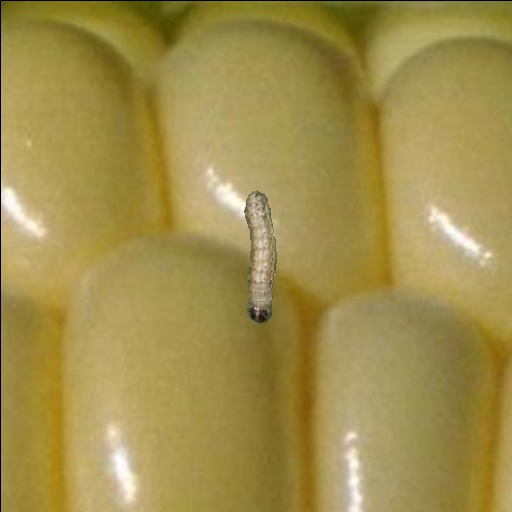
#> input picture imagens/espiga/5360644-LGPT_instar1_2560_512.jpg, 512 x 512 px
$ python -i PreProcessamento.py   (imports and definitions only)
#> lines starting #> are read from the running program, lines starting #| are printed output that depends on the picture
import cv2 as cv

class PreProcessamento:
    def __init__(self):
        print('INICIANDO PROCESSO DE PRÉ-PROCESSAMENTO...')

    def preProcessarImagem(self, imagem):
        imagem_rgb = self.converterBGR2RGB(imagem)
        imagem_redimensionada = self.redimensionarImagem(imagem_rgb)
        imagem_filtrada = self.filtoNLM(imagem_redimensionada, patch_size=7, patch_distance=1)
        imagem_lab = self.converterRGB2LAB(imagem_filtrada)
        return imagem_lab

    def redimensionarImagem(self, imagem, largura=3072, altura=3072):
        print(f'Rediomensionando a imagem. Largura = {largura} e altura = {altura}...')
        return cv.resize(imagem, (largura, altura))

    def filtoNLM(self, imagem_ruidosa, patch_size=7, patch_distance=11):
        print(f'Aplicando filtro Non-local Means. Patch size = {patch_size} e'
              f' patch distance = {patch_distance}...')
        return cv.fastNlMeansDenoisingColored(imagem_ruidosa, templateWindowSize=patch_size,
                                       searchWindowSize=patch_distance)

    def converterBGR2RGB(self, imagem_bgr):
        print('Convertendo imagem BGR para RGB...')
        return cv.cvtColor(imagem_bgr, cv.COLOR_BGR2RGB)

    def converterRGB2LAB(self, imagem_rgb):
        print('Convertendo imagem RGB para LAB...')
        return cv.cvtColor(imagem_rgb, cv.COLOR_RGB2LAB)

    def converterBGR2GRAY(self, imagem_bgr):
        print('Convertendo imagem BGR para escala de cinzas...')
        return cv.cvtColor(imagem_bgr, cv.COLOR_BGR2GRAY)

>>> import cv2
>>> picture = cv2.imread('../imagens/espiga/5360644-LGPT_instar1_2560_512.jpg')
#> picture is the input picture: shape (512, 512, 3); mean B, G, R 75.7, 142.8, 160.3
>>> result = PreProcessamento().preProcessarImagem(picture)
#> in redimensionarImagem, `return cv.resize(imagem, (largura, altura))`:
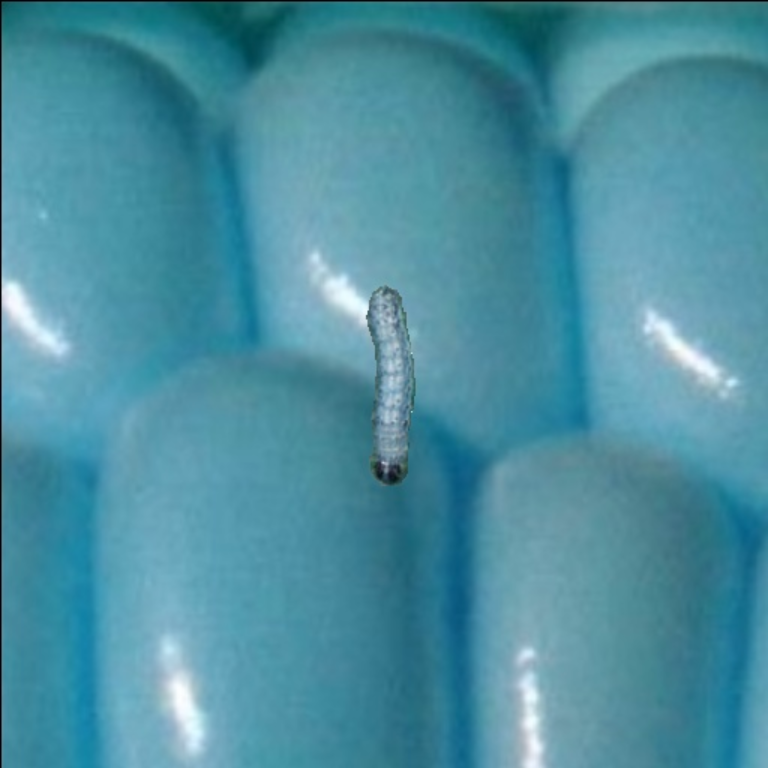
#> returned value: shape (3072, 3072, 3) (shown at 1/4 size); mean of channels 0, 1, 2 160.2, 142.7, 75.6; drawn as B, G, R
#> in converterRGB2LAB, `return cv.cvtColor(imagem_rgb, cv.COLOR_RGB2LAB)`: returned value: shape (3072, 3072, 3); mean of channels 0, 1, 2 151.4, 125.9, 165.5

$ run again, on imagens/espiga/5360644-LGPT_instar2_1024_2048.jpg
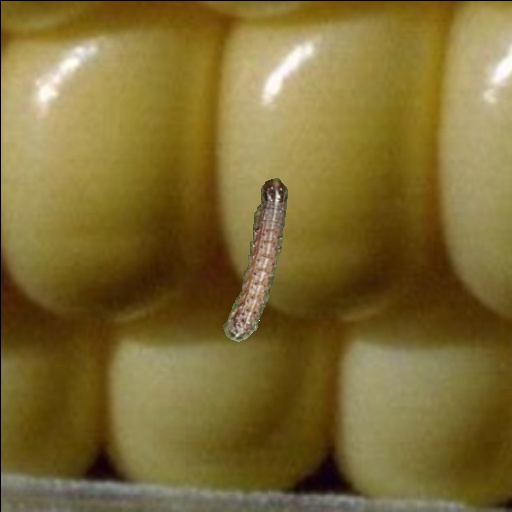
#> input picture imagens/espiga/5360644-LGPT_instar2_1024_2048.jpg, 512 x 512 px
#> picture is the input picture: shape (512, 512, 3); mean B, G, R 51.9, 107.7, 126.1
#> in redimensionarImagem, `return cv.resize(imagem, (largura, altura))`:
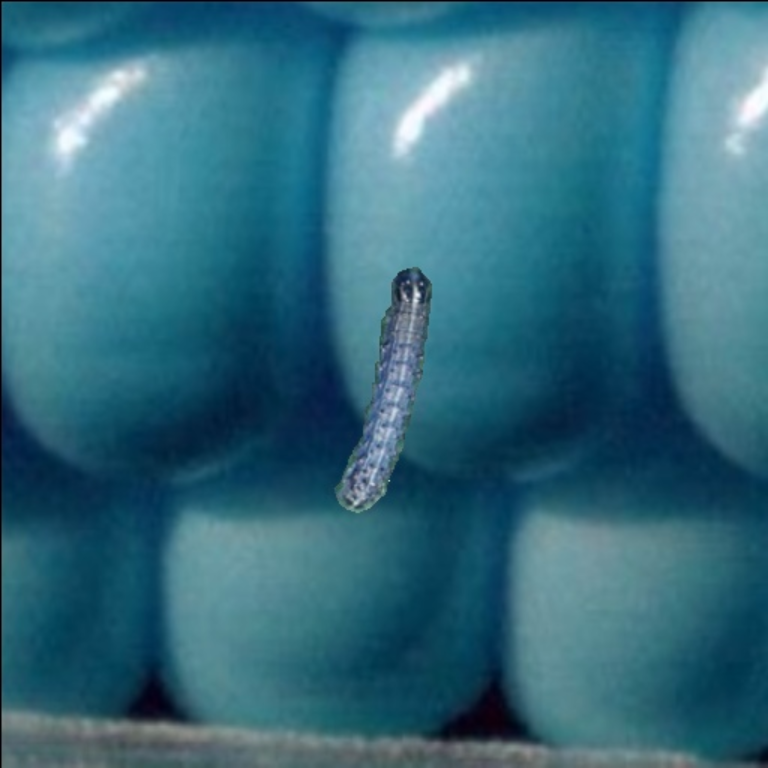
#> returned value: shape (3072, 3072, 3) (shown at 1/4 size); mean of channels 0, 1, 2 126, 107.6, 51.8; drawn as B, G, R

$ run again, on imagens/espiga/5360644-LGPT_instar2_1536_1536.jpg
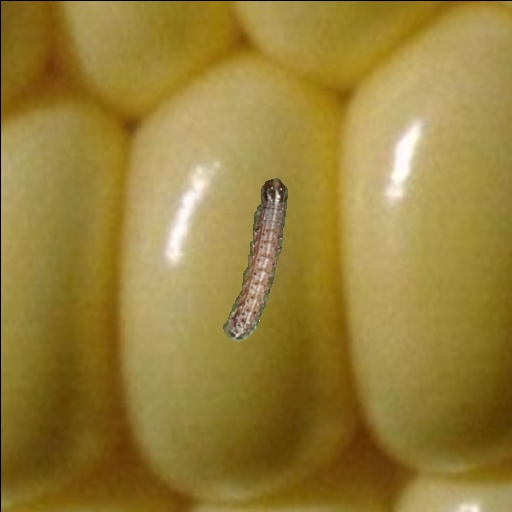
#> input picture imagens/espiga/5360644-LGPT_instar2_1536_1536.jpg, 512 x 512 px
#> picture is the input picture: shape (512, 512, 3); mean B, G, R 57.3, 128, 151.6
#> in redimensionarImagem, `return cv.resize(imagem, (largura, altura))`:
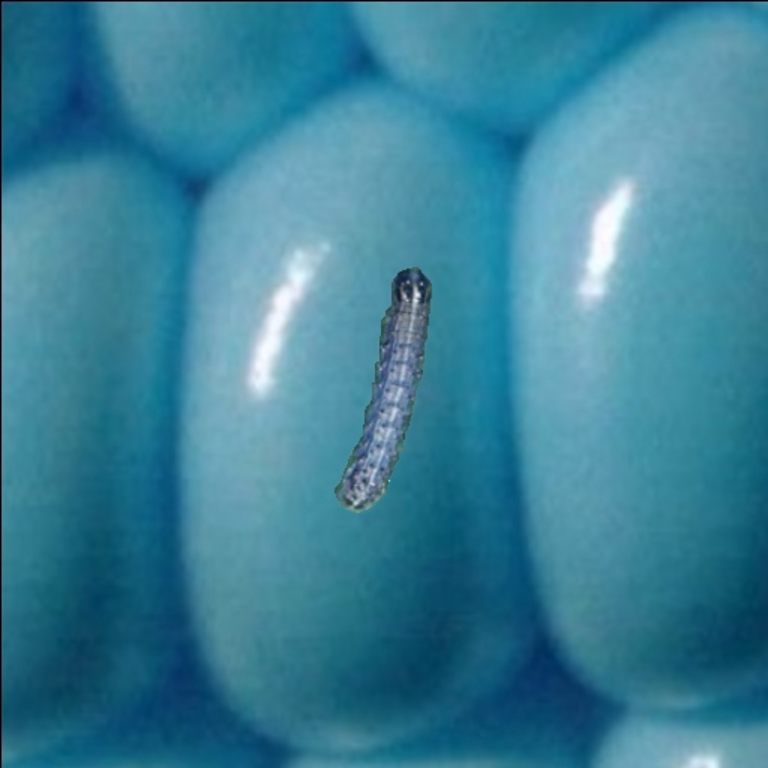
#> returned value: shape (3072, 3072, 3) (shown at 1/4 size); mean of channels 0, 1, 2 151.5, 127.9, 57.2; drawn as B, G, R

$ run again, on imagens/espiga/5360644-LGPT_instar2_2048_512.jpg
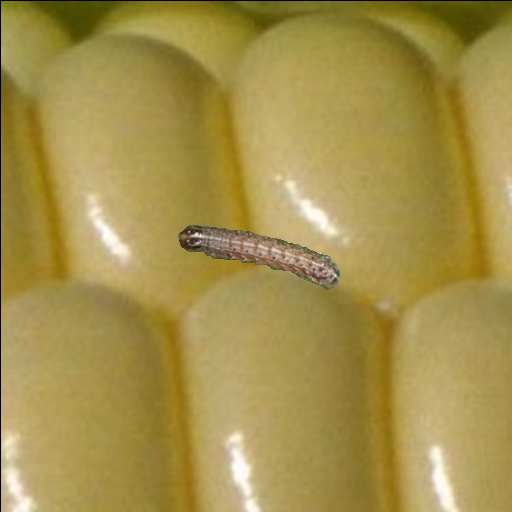
#> input picture imagens/espiga/5360644-LGPT_instar2_2048_512.jpg, 512 x 512 px
#> picture is the input picture: shape (512, 512, 3); mean B, G, R 75.1, 144.6, 164.2
#> in redimensionarImagem, `return cv.resize(imagem, (largura, altura))`:
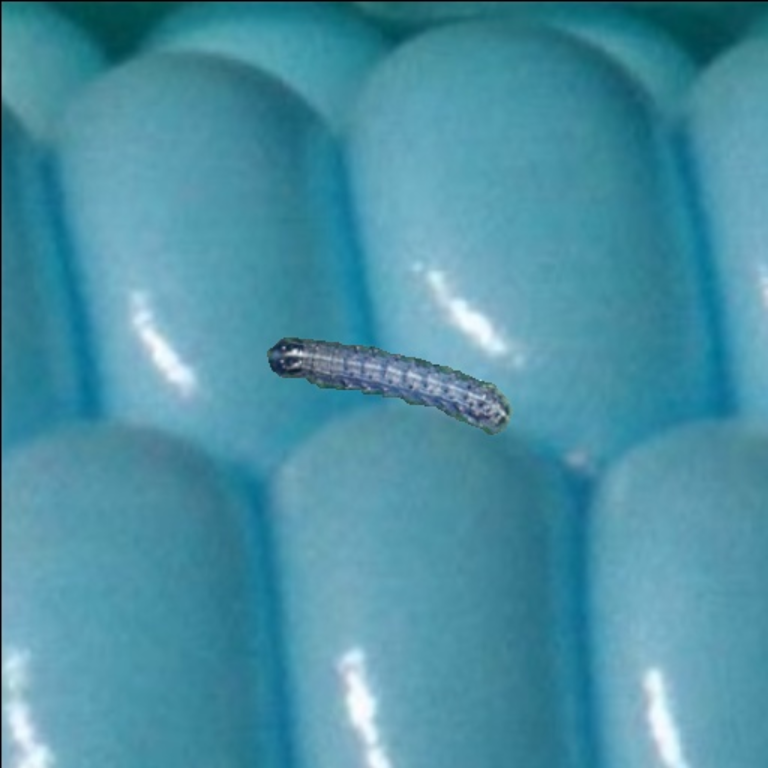
#> returned value: shape (3072, 3072, 3) (shown at 1/4 size); mean of channels 0, 1, 2 164.1, 144.5, 75; drawn as B, G, R
